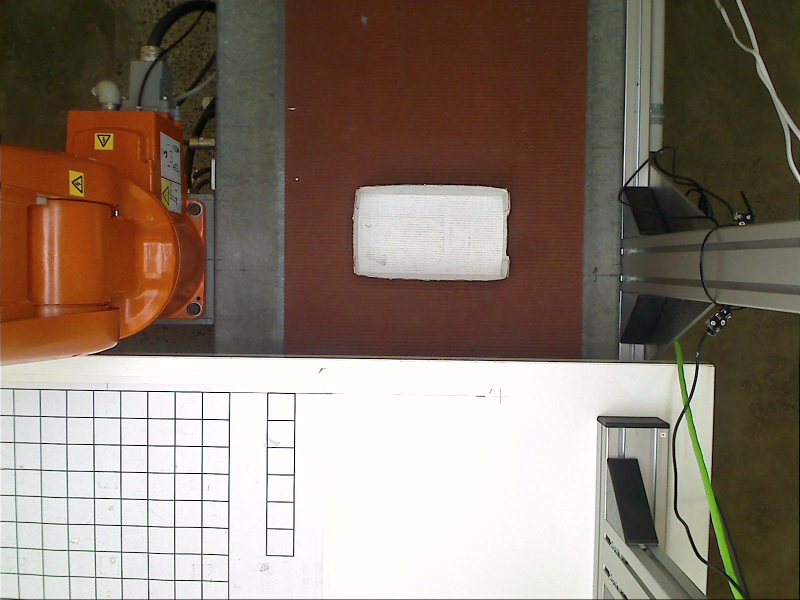
%> input picture Ass3GUI/Ass3 Pics/conveyor_img_10_03_12_16_23.jpg, 1600 x 1200 px (shown at 1/2 size)
$ octave TestCode.m   (GNU Octave 9; MATLAB toolbox functions it lacks are replaced by stand-ins)
%> lines starting %> are read from the running program, lines starting %| are printed output that depends on the picture; in (x1, y1, x2, y2) boxes, pixels count from 0 and x2, y2 are one past the last pixel; in counts of white or black regions, pixels touching at a corner belong together; the program's own positions count from 1
clc; clear all;
img = imread('conveyor_img_10_03_12_16_23.jpg'); %Clear White horizontal box
%> img is the input picture: size 1200x1600x3 uint8; mean R, G, B 137.6, 123, 110.7
% [7 lines of commented-out code are left out]
robot = img;

robot(:,1:550,:) = 255;
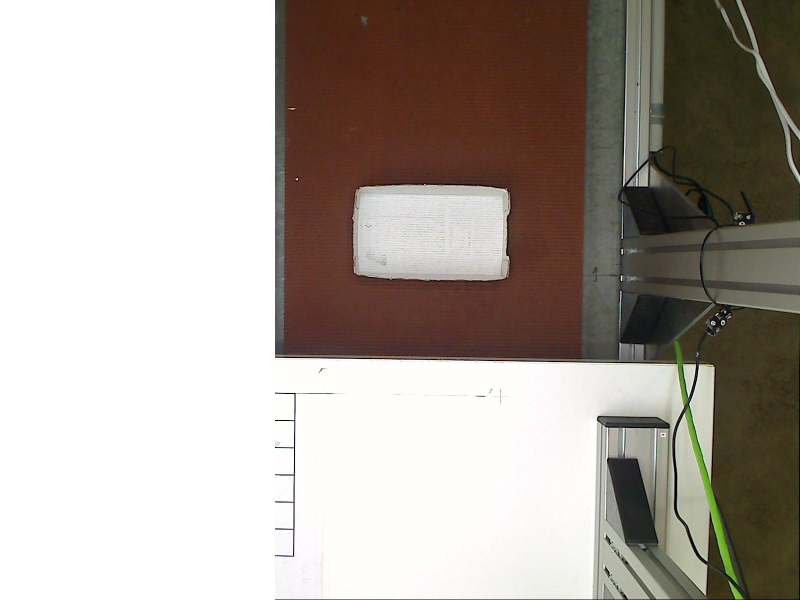
%> robot: size 1200x1600x3 uint8 (shown at 1/2 size); mean R, G, B 173.8, 166, 158.6
robot(:,1180:1600,:) = 255;

for i = 750:1200
    robot(i,:,1) = 255;
    robot(i,:,2) = 255;
    robot(i,:,3) = 255;
end
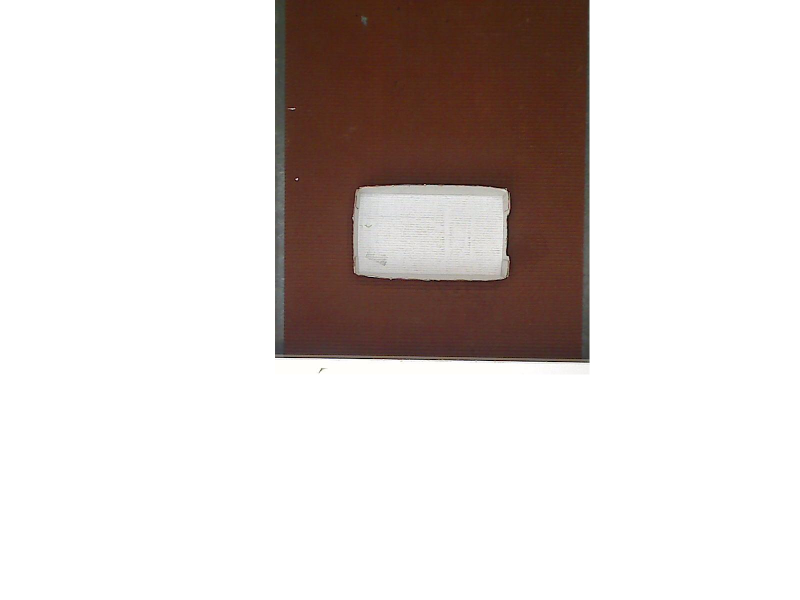
%> robot: size 1200x1600x3 uint8 (shown at 1/2 size); mean R, G, B 218.3, 210.9, 208.3

%imshow(robot);
BITimg = trial(robot);
%> in trial, `I = rgb2ycbcr(RGB);`: I: size 1200x1600x3 uint8; mean of channels 1, 2, 3 198.8, 125.8, 131.4
%> in trial, `sliderBW = (I(:,:,1) >= channel1Min ) & (I(:,:,1) <= channel1Max) & (I..`:
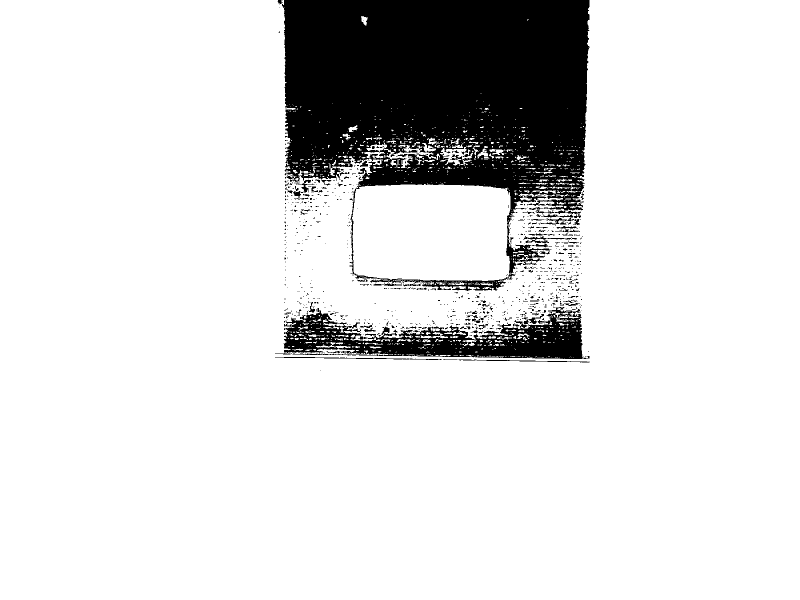
%> sliderBW: size 1200x1600 logical (shown at 1/2 size); 86.5% white; 831 black regions (725 under 20 px), largest, box (x1, y1, x2, y2) and area: (564, 0, 1179, 582) 219633, (567, 614, 1179, 718) 30022, (550, 714, 818, 719) 459
%> in trial, `maskedRGBImage(repmat(~BW,[1 1 3])) = 0;`:
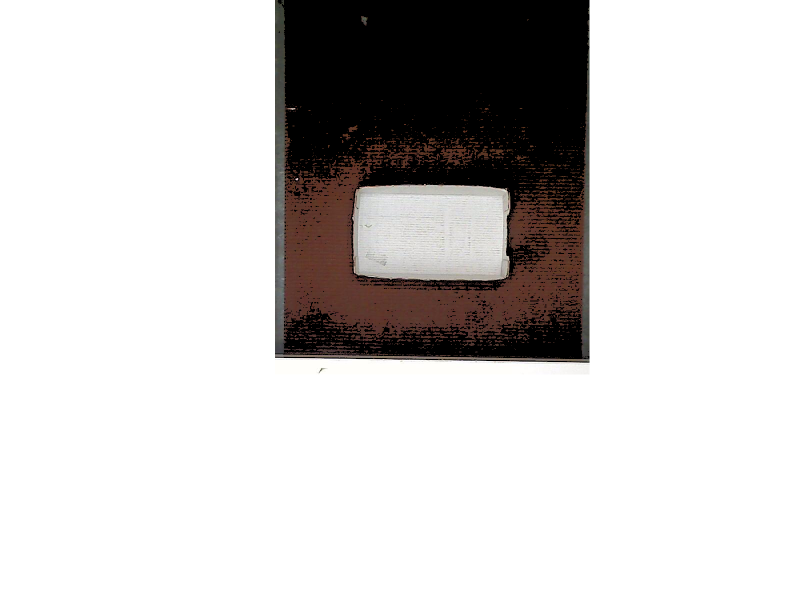
%> maskedRGBImage: size 1200x1600x3 uint8 (shown at 1/2 size); 13.53% of pixels changed, all inside (x1, y1, x2, y2) = (550, 0, 1179, 741)

filterimg = bwareaopen(BITimg, 100);
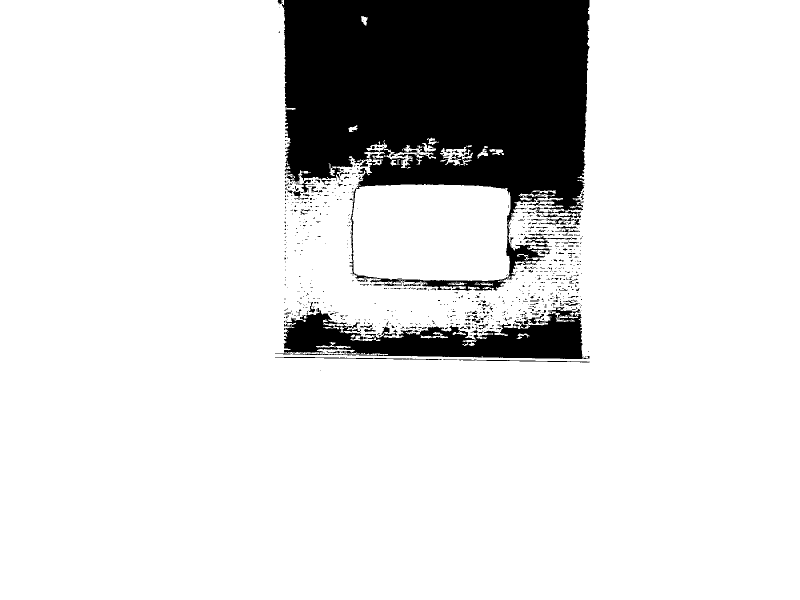
%> filterimg: size 1200x1600 logical (shown at 1/2 size); 86% white; 826 black regions (720 under 20 px), largest, box (x1, y1, x2, y2) and area: (564, 0, 1179, 582) 225269, (567, 614, 1179, 718) 33352, (550, 714, 818, 719) 459
binaryImage = imfill(filterimg, 'holes');
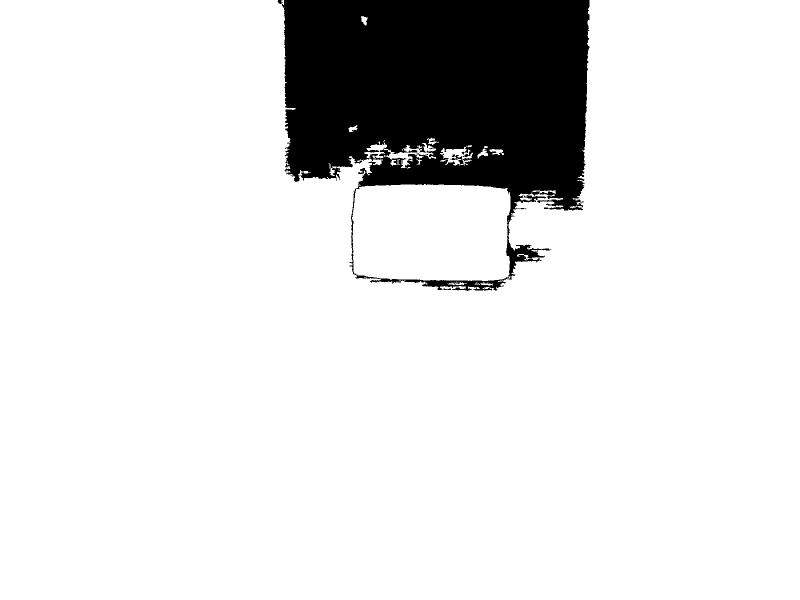
%> binaryImage: size 1200x1600 logical (shown at 1/2 size); 88.3% white; 3 black regions (1 under 20 px)
%BW = filterimg - bwareaopen(filterimg,5000);
imshow(binaryImage);
hold on;

blockprops = regionprops(binaryImage, 'Centroid', 'BoundingBox', 'Orientation', 'Area','Extrema');
%> blockprops = 15 regions; largest, box (x1, y1, x2, y2), Area, Centroid and Orientation: (0, 0, 1600, 1200) 1632069 [786.6 662.4] -2.39, (704, 368, 1021, 562) 58026 [863.3 465.6] -1.07, (768, 286, 872, 337) 1569 [822.9 309.6] 8.44

for k = 1 : length(blockprops)
    BB = blockprops(k).BoundingBox;
    rectangle('Position', [BB(1),BB(2),BB(3),BB(4)],'EdgeColor','b','LineWidth',2) ;
end
%> this loop made 15 passes
%> BB on passes 1 to 12: [0.5 0.5 1600 1200], [697.5 250.5 19 14], [704.5 368.5 317 194], [722.5 32.5 14 19], [728.5 280.5 46 37], [768.5 286.5 104 51], [780.5 318.5 20 14], [854.5 275.5 24 15], [880.5 290.5 66 42], [895.5 563.5 39 7], [949.5 564.5 37 7], [955.5 292.5 21 25]

counter = 1;
for i = 1 : length(blockprops)
    if blockprops(i).Area > 30000 && blockprops(i).Area < 60000
        blockpropsEdit(counter) = blockprops(i);
        counter = counter + 1;
    end
end
%> this loop made 15 passes
%> counter on pass 3: 2
%> after the loop, blockpropsEdit = 1 region; box (x1, y1, x2, y2), Area, Centroid and Orientation: (704, 368, 1021, 562) 58026 [863.3 465.6] -1.07

for k = 1 : length(blockpropsEdit)
    BB = blockpropsEdit(k).BoundingBox;
    ExtremaPoints = blockpropsEdit(k).Extrema;
    rectangle('Position', [BB(1),BB(2),BB(3),BB(4)],'EdgeColor','r','LineWidth',2) ;
    blockX(k) = blockpropsEdit(k).Centroid(1);%Temp values to store region props in
    blockY(k) = blockpropsEdit(k).Centroid(2);
    plot(blockX(k), blockY(k), 'ro');
    hold on;

    ExtremaPoints(end+1,:) = ExtremaPoints(1,:);


%> the run ends on the next line
    boxPoints = bbox2points(BB); %Convert rectangel to corner points
% [20 lines not run here, left out]
% [122 lines left out: functions WhiteMask, WhiteMask2, WhiteMask3, not called in this run]

function [BW,maskedRGBImage] = trial(RGB)
%createMask  Threshold RGB image using auto-generated code from colorThresholder app.
%  [BW,MASKEDRGBIMAGE] = createMask(RGB) thresholds image RGB using
%  auto-generated code from the colorThresholder App. The colorspace and
%  minimum/maximum values for each channel of the colorspace were set in the
%  App and result in a binary mask BW and a composite image maskedRGBImage,
%  which shows the original RGB image values under the mask BW.

% Auto-generated by colorThresholder app on 20-Oct-2018
%------------------------------------------------------


% Convert RGB image to chosen color space
I = rgb2ycbcr(RGB);

% Define thresholds for channel 1 based on histogram settings
channel1Min = 68.000;
channel1Max = 255.000;

% Define thresholds for channel 2 based on histogram settings
channel2Min = 43.000;
channel2Max = 255.000;

% Define thresholds for channel 3 based on histogram settings
channel3Min = 0.000;
channel3Max = 255.000;

% Create mask based on chosen histogram thresholds
sliderBW = (I(:,:,1) >= channel1Min ) & (I(:,:,1) <= channel1Max) & ...
    (I(:,:,2) >= channel2Min ) & (I(:,:,2) <= channel2Max) & ...
    (I(:,:,3) >= channel3Min ) & (I(:,:,3) <= channel3Max);
BW = sliderBW;

% Initialize output masked image based on input image.
maskedRGBImage = RGB;

% Set background pixels where BW is false to zero.
maskedRGBImage(repmat(~BW,[1 1 3])) = 0;

end

$ run again, with Ass3GUI/Ass3 Pics/conveyor_img_10_03_11_59_59.jpg copied over Ass3GUI/Ass3 Pics/conveyor_img_10_03_12_16_23.jpg
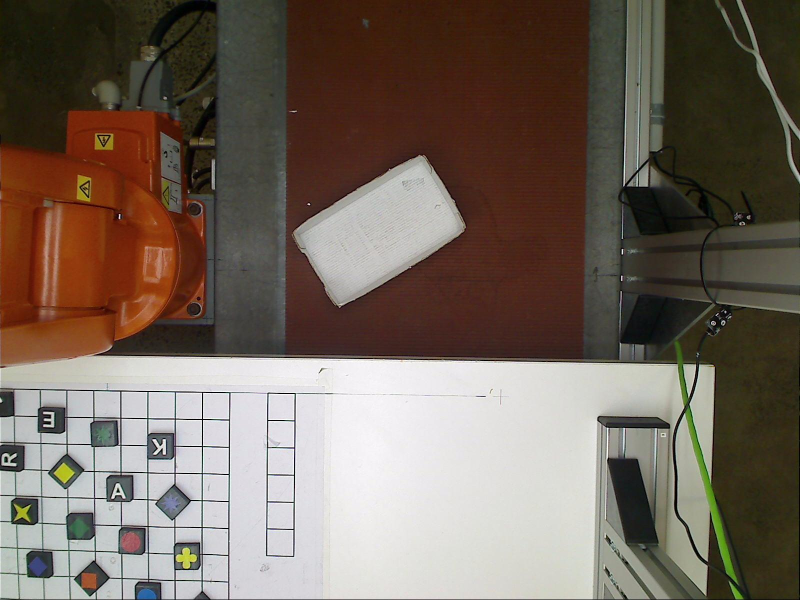
%> input picture Ass3GUI/Ass3 Pics/conveyor_img_10_03_11_59_59.jpg, 1600 x 1200 px (shown at 1/2 size)
%> img is the input picture: size 1200x1600x3 uint8; mean R, G, B 115.7, 103, 92.2
%> after the loop `for i = 750:1200`:
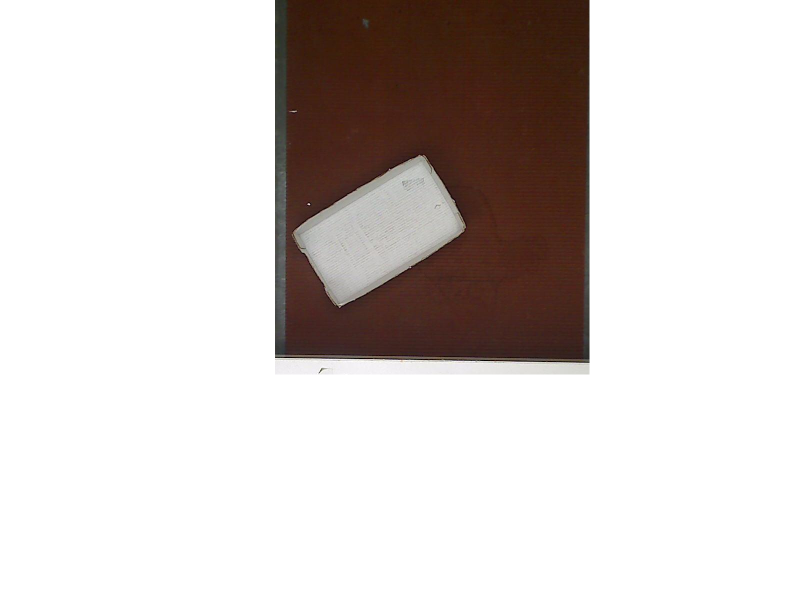
%> robot: size 1200x1600x3 uint8 (shown at 1/2 size); mean R, G, B 214, 207.6, 205.2
%> I: size 1200x1600x3 uint8; mean of channels 1, 2, 3 195.7, 126, 131
%> sliderBW: size 1200x1600 logical; 80.4% white; 28 black regions (24 under 20 px), largest, box (x1, y1, x2, y2) and area: (550, 0, 1179, 719) 375663, (550, 714, 885, 720) 545, (887, 719, 1179, 725) 489, (557, 184, 563, 189) 23
%> maskedRGBImage: size 1200x1600x3 uint8; 19.63% of pixels changed, all inside (x1, y1, x2, y2) = (550, 0, 1179, 746)
%> binaryImage: size 1200x1600 logical; 80.4% white; 1 black region
%> blockprops = 4 regions; box (x1, y1, x2, y2), Area, Centroid and Orientation: (0, 0, 1600, 1200) 1485800 [779.6 672.4] -2.55, (582, 309, 932, 616) 57687 [760.4 461.4] 31.18, (610, 541, 633, 563) 180 [622 552.7] -38.63, (592, 515, 622, 540) 177 [609 529.5] -24.83
%> the loop `for k = 1 : length(blockprops)` made 4 passes
%> BB on passes 1 to 4: [0.5 0.5 1600 1200], [582.5 309.5 350 307], [592.5 515.5 30 25], [610.5 541.5 23 22]
%> the loop `for i = 1 : length(blockprops)` made 4 passes
%> counter on pass 2: 2
%> after the loop `for i = 1 : length(blockprops)`: blockpropsEdit = 1 region; box (x1, y1, x2, y2), Area, Centroid and Orientation: (582, 309, 932, 616) 57687 [760.4 461.4] 31.18
